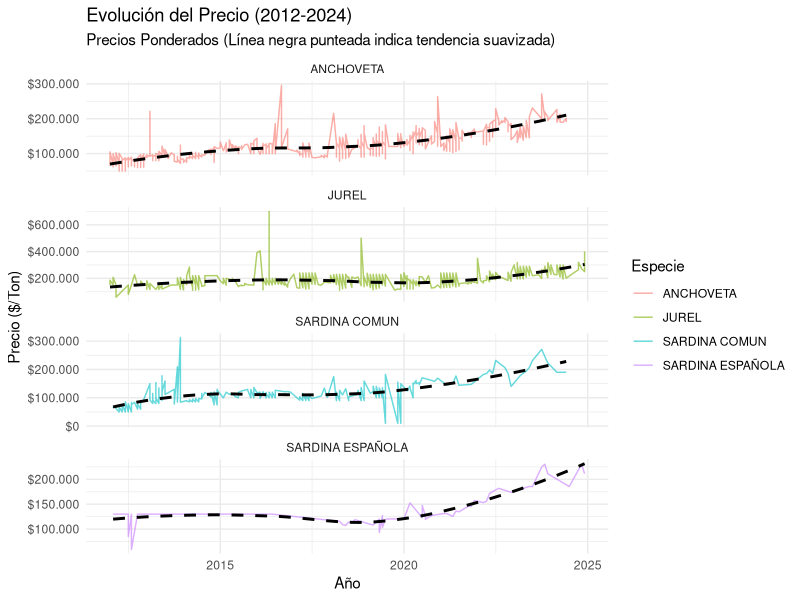
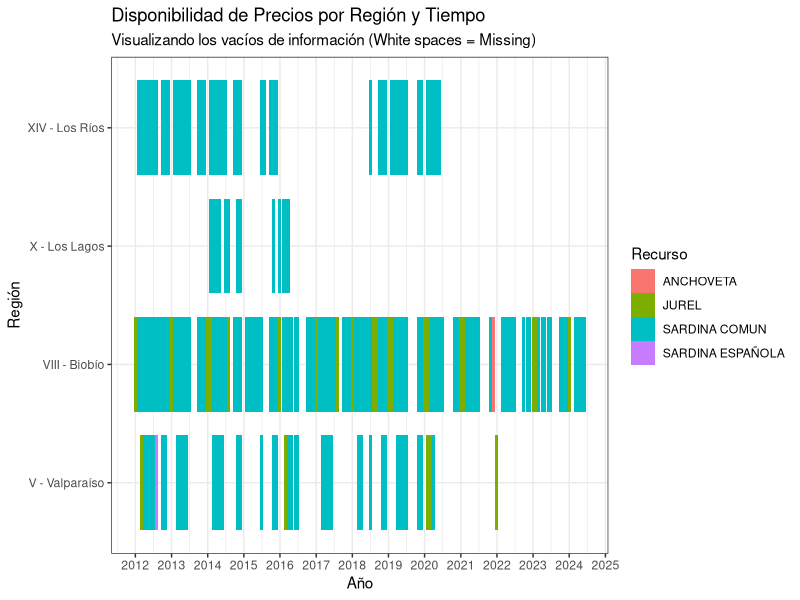

R code for these plots, in order:
library(tidyverse)
library(readxl)

df_precio <- read_excel("2025.04.21.pelagicos_proceso-precios.mp.2012-2024.xlsx", 
                      sheet = "PRECIO", guess_max = 10000)
df_proceso <- read_excel("2025.04.21.pelagicos_proceso-precios.mp.2012-2024.xlsx",
                         sheet = "PROCESO", guess_max = 10000)
# unir bases por: año, mes, planta, región, recurso

base_consolidada <- df_proceso %>%
  left_join(df_precio, by =c("ANIO", "MES", "NUI", "RG", "NM_RECURSO"))%>%
  select(
    ANIO,
    REG = RG,
    MES,
    NUI,
    NM_RECURSO,
    MP_TOTAL,
    PRECIO
  )
# PRECIO PONDERADO 
# AGRUPADO POR REGION 

base_p_pond <- base_consolidada %>%
  filter(
    !is.na(PRECIO) & PRECIO > 0,
    !is.na(MP_TOTAL) & MP_TOTAL > 0
  ) %>%
  mutate(MONTO_TRANSACCION = PRECIO * MP_TOTAL) %>%
  group_by(ANIO, REG, MES, NM_RECURSO) %>%
  summarise(
    Precio_ponderado = sum(MONTO_TRANSACCION) / sum(MP_TOTAL),
    Q_total_consolidado = sum(MP_TOTAL),
    N_Plantas_Compradoras = n_distinct(NUI),
    .groups = "drop"
  ) %>%
  arrange(REG, NM_RECURSO, ANIO, MES)

write.csv(base_p_pond, "BASE_PRECIOS_POND_REG.CSV")


library(tidyverse)
library(lubridate)
library(knitr)


df <- base_p_pond

# Creamos una variable de FECHA real para poder graficar en el tiempo
df <- df %>%
  mutate(
    Fecha = make_date(year = ANIO, month = MES, day = 1),
    Region_Label = paste("Región", REG) # Etiqueta para el gráfico
  )


stats_especie <- df %>%
  group_by(NM_RECURSO) %>%
  summarise(
    N_Meses = n(),
    Precio_Promedio = mean(Precio_ponderado, na.rm = TRUE),
    Desv_Estandar = sd(Precio_ponderado, na.rm = TRUE),
    Minimo = min(Precio_ponderado, na.rm = TRUE),
    Maximo = max(Precio_ponderado, na.rm = TRUE),
    CV = (sd(Precio_ponderado)/mean(Precio_ponderado))*100 # Coeficiente de Variación (%)
  )

kable(stats_especie, digits = 0, format.args = list(big.mark = "."))

stats_anual <- df %>%
  group_by(ANIO, NM_RECURSO) %>%
  summarise(
    Precio_promedio = mean(Precio_ponderado, na.rm = TRUE),
    Q_Total = sum(Q_total_consolidado, na.rm = TRUE),
    .groups = "drop"
  ) %>%
  pivot_wider(names_from = NM_RECURSO, values_from = Precio_promedio)
print(head(stats_anual, 10))  #****


g1 <- ggplot(df, aes(x = Fecha, y = Precio_ponderado, color = NM_RECURSO)) +
  geom_line(alpha = 0.6) +
  geom_smooth(method = "loess", se = FALSE, color = "black", linetype = "dashed") + # Tendencia suave
  facet_wrap(~NM_RECURSO, scales = "free_y", ncol = 1) +
  labs(
    title = "Evolución del Precio (2012-2024)",
    subtitle = "Precios Ponderados (Línea negra punteada indica tendencia suavizada)",
    y = "Precio ($/Ton)",
    x = "Año",
    color = "Especie"
  ) +
  theme_minimal() +
  scale_y_continuous(labels = scales::dollar_format(prefix = "$", big.mark = "."))

print(g1)

# acotado a la zona centro-sur

regiones_centrosur <- c(5, 7, 8, 9, 14, 10)

df_centrosur <- df %>%
  filter(REG %in% regiones_centrosur) %>%
  mutate(
    # Agregamos nombres para que los gráficos se entiendan mejor
    Nombre_Region = case_when(
      REG == 5  ~ "V - Valparaíso",
      REG == 7  ~ "VII - Maule",
      REG == 8  ~ "VIII - Biobío",
      REG == 9  ~ "IX - Araucanía",
      REG == 10 ~ "X - Los Lagos",
      REG == 14 ~ "XIV - Los Ríos",
      TRUE      ~ as.character(REG)
    )
  )
df_centrosur %>%
  count(Nombre_Region) %>%
  print()

# Gráfico de "Presencia de Datos" (Tile Plot)
# Muestra un cuadrado de color si hay dato, y blanco si falta.

ggplot(df_centrosur, aes(x = Fecha, y = Nombre_Region, fill = NM_RECURSO)) +
  geom_tile(height = 0.8, width = 30) + # Cuadraditos
  labs(
    title = "Disponibilidad de Precios por Región y Tiempo",
    subtitle = "Visualizando los vacíos de información (White spaces = Missing)",
    x = "Año",
    y = "Región",
    fill = "Recurso"
  ) +
  theme_bw() +
  scale_x_date(date_breaks = "1 year", date_labels = "%Y")